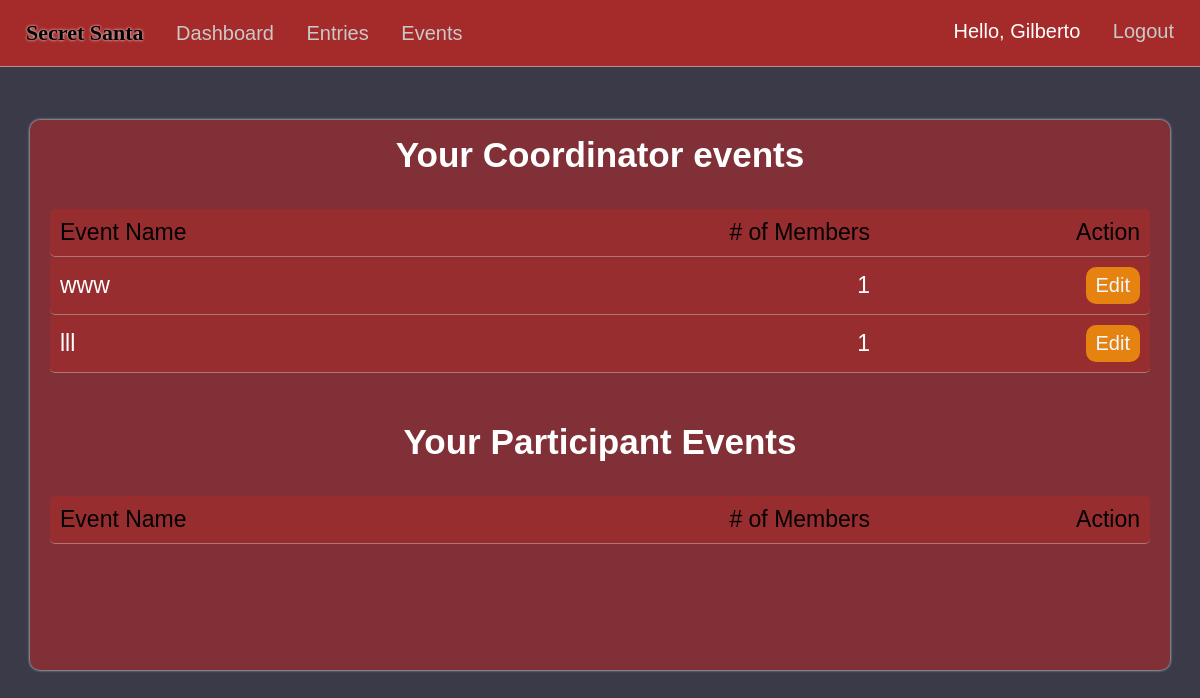
Page /dashboard (signed in) on the earlier database version.
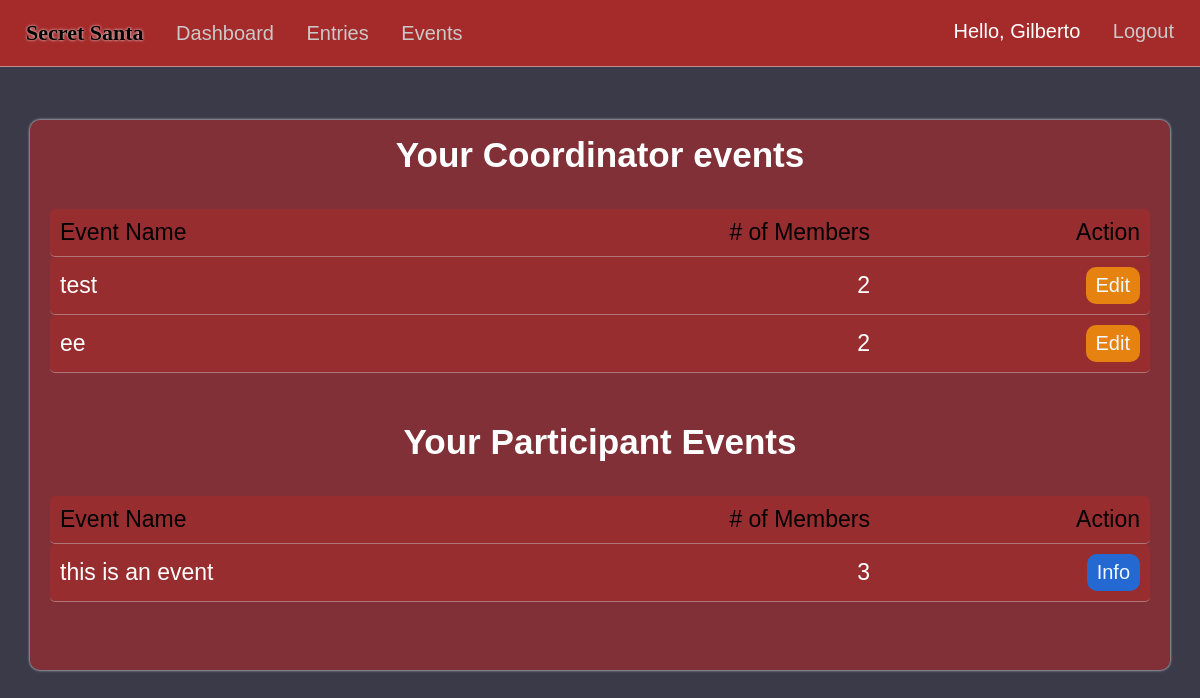
Same page on the later database version.
### market/models.py (models this page shows, shortened)
class User(db.Model, UserMixin):
    id = db.Column(db.Integer(), primary_key=True)
    username = db.Column(db.String(length=30), nullable=False, unique=True)
    first_name = db.Column(db.String(length=50), nullable=False)
    last_name = db.Column(db.String(length=50), nullable=False)
    email_address = db.Column(db.String(length=50), nullable=False, unique=True)
    password_hash = db.Column(db.String(length=60), nullable=False)
    budget = db.Column(db.Integer(), nullable=False, default=1000)
    items = db.relationship('Item', backref='owned_user', lazy=True)
    events = db.relationship('Event', backref='coordinator', lazy=True)
    events_attending = db.relationship('EventMembers', backref='attendees', lazy=True, overlaps="event_members")
    @property
    def password(self):
        return self.password_hash

class EventMembers(db.Model):
    id = db.Column(db.Integer(), primary_key=True)
    event_id = db.Column(db.Integer(), db.ForeignKey('event.event_id'), nullable=False)
    user_id = db.Column(db.Integer(), db.ForeignKey('user.id'), nullable=False)
    user = db.relationship('User', backref='event_members', overlaps="attendees")

class Event(db.Model):
    event_id = db.Column(db.Integer(), primary_key=True)
    coordinator_id = db.Column(db.Integer(), db.ForeignKey('user.id'), nullable=False)
    event_name = db.Column(db.String(length=75), nullable=False, unique=True)
    event_date = db.Column(db.Date())
    attendees = db.relationship('EventMembers', backref='attended_events', lazy=True)

### market/routes.py (the view)
@app.route("/dashboard")
@login_required
def dashboard_page():
    user_events=EventMembers.query.filter_by(user_id=current_user.id).all()
    return render_template('dashboard.html',user_events=user_events)

### market/models.py (called while the page is built)
@login_manager.user_loader
def load_user(user_id):
    return User.query.get(int(user_id))

### market/templates/dashboard.html (shortened to what this page needs)
{% extends 'base.html' %}
{% block style %}
<link rel= "stylesheet" type= "text/css" href= "{{ url_for('static',filename='styles/dashboard.css') }}">
{% endblock %}
{% block content %}
<center>
{% if user_events %}
  <div class="content-container">
  <div class="event-filled">
    <h3>Your Coordinator events</h3><br/>
    <div class="event-info info-titles">
      <div class="event-info-interior">
        <p>Event Name</p>
        <p># of Members</p>
      </div>
      <p>Action</p>
    </div>
  {% for event in user_events %}
    {% if event.attended_events.coordinator_id == current_user.id %}
      <div class="event-info">
        <div class="event-info-interior">
        <p>{{ event.attended_events.event_name }}</p>
        <p> {{ event.attended_events.attendees|length }}</p>
        </div>
        <a href="{{ url_for('event_info', event_id=event.event_id) }}"><button class="edit-btn">Edit</button></a>
      </div>
    {% endif %}
  {% endfor %}
  <br/>
  <h3 class="dash-title">Your Participant Events</h3><br/>
  <div class="event-info info-titles">
    <div class="event-info-interior">
      <p>Event Name</p>
      <p># of Members</p>
    </div>
    <p>Action</p>
  </div>
  {% for event in user_events %}
  {% if current_user.is_authenticated and event.attended_events.coordinator_id != current_user.id %}
    <div class="event-info">
      <div class="event-info-interior">
      <p>{{event.attended_events.event_name}}</p>
      <p class="members">{{ event.attended_events.attendees|length }}</p>
      </div>
      <a href="{{ url_for('event_info', event_id=event.event_id) }}"><button class="info-btn">Info</button></a>
    </div>
  {% endif %}
{% endfor %}
  </div>
  </div>
  {% endif%}
</center>
{% endblock %}

### market/templates/base.html (shortened to what this page needs)
<!DOCTYPE html>
<html lang="en">
<head>
  <link rel= "stylesheet" type= "text/css" href= "{{ url_for('static',filename='styles/main.css') }}">
  {% block style %}
  {% endblock %}
</head>
<body>
  <nav>
    <ul class="top-left-nav">
      <a href="{{ url_for('home_page') }}" ><li class="li-title">
        Secret Santa
      </li></a>
    {% if current_user.is_authenticated %}
      <li>
        <a href="{{ url_for('dashboard_page') }}" class="nav-item">Dashboard</a>
      </li>
      <li>
        <a href="{{ url_for('entries_page') }}" class="nav-item">Entries</a>
      </li>
      <li>
        <a href="{{ url_for('events_page') }}" class="nav-item">Events</a>
      </li>
    {% endif %}
    </ul>
    {% if current_user.is_authenticated %}
    <ul class="top-right-nav">
      <li>
        <p class="nav-name">Hello, {{ current_user.first_name.title() }} </p>
      </li>
      <li>
        <a class="nav-item" href="{{ url_for('logout_page') }}">Logout</a>
      </li>
    </ul>
    {% endif %}
  </nav>
  {% block content %}
  {% endblock %}
</body>
</html>

### market/static/styles/main.css (style rules this page uses)
* { margin: 0px; box-sizing: border-box; }
body { margin-top: 66px; font-family: Arial, Helvetica, sans-serif; background-color: rgb(58, 58, 73); color: white; padding: 0px 10px; }
nav { display: flex; justify-content: space-between; background-color: brown; padding: 20px 20px; position: fixed; right: 0px; left: 0px; top:0px; z-index: 1000; color: black; font-family:'Gill Sans', 'Gill Sans MT', Calibri, 'Trebuchet MS', sans-serif; font-size: 20px; border-bottom: 1px solid rgba(209, 208, 208, 0.589); }
.li-title { font-weight: bolder; font-size: 22px; font-family: 'Grinched'; text-shadow: 0px 0px 3px white; }
.top-left-nav { list-style: none; padding: 0px; display: inline-block; }
.top-left-nav li,.top-right-nav li { display: inline-block; margin-right: 6px; margin-left: 6px; }
.top-right-nav { list-style: none; padding: 0px; display: inline-block; }
.nav-item { text-decoration: none; color: rgb(202, 201, 201); margin-left: 15px; }
.nav-name { text-decoration: none; color: rgb(255, 255, 255); }
a { text-decoration: none; color: Black; }

### market/static/styles/dashboard.css (style rules this page uses)
.event-filled { margin-left: 20px; margin-right: 20px; margin-top: 120px; min-height: 550px; background-color: rgba(165, 44, 44, 0.664); border-radius: 10px; box-shadow: 0px 0px 3px white; font-size: 30px; padding-top: 15px; font-family: 'Grinched', 'Gill Sans', 'Gill Sans MT', Calibri, 'Trebuchet MS', sans-serif; }
.info-titles { color: black; }
.event-info { display: flex; justify-content: space-between; padding: 10px; margin-left: 20px; margin-right: 20px; background-color: rgba(165, 44, 44, 0.664); border-bottom: 1px solid rgba(201, 201, 201, 0.475); border-radius: 5px; align-items:center; font-size: 23px; }
.event-info-interior { display: flex; width: 75%; font-size: 23px; justify-content: space-between; }
.dash-title { margin-top: 15px; }
.info-btn { cursor: pointer; background-color: rgb(36, 105, 209); border: none; color: aliceblue; padding: 7px 10px; border-radius: 10px; font-size: 20px; font-family: 'Gill Sans', 'Gill Sans MT', Calibri, 'Trebuchet MS', sans-serif; }
.edit-btn { cursor: pointer; background-color: rgb(230, 130, 15); border: none; color: aliceblue; padding: 7px 10px; border-radius: 10px; font-size: 20px; font-family: 'Gill Sans', 'Gill Sans MT', Calibri, 'Trebuchet MS', sans-serif; }

Differences in the rows shown:
changed through a linked row, EventMembers: attended_events.event_name "www" → "test"; attended_events.attendees|length "1" → "2"
changed through a linked row, EventMembers (number 2 of 3 on the later page): attended_events.event_name "lll" → "ee"; attended_events.attendees|length "1" → "2"
added EventMembers: attended_events.event_name "this is an event", attended_events.attendees|length "3", shown under "Your Participant Events"
